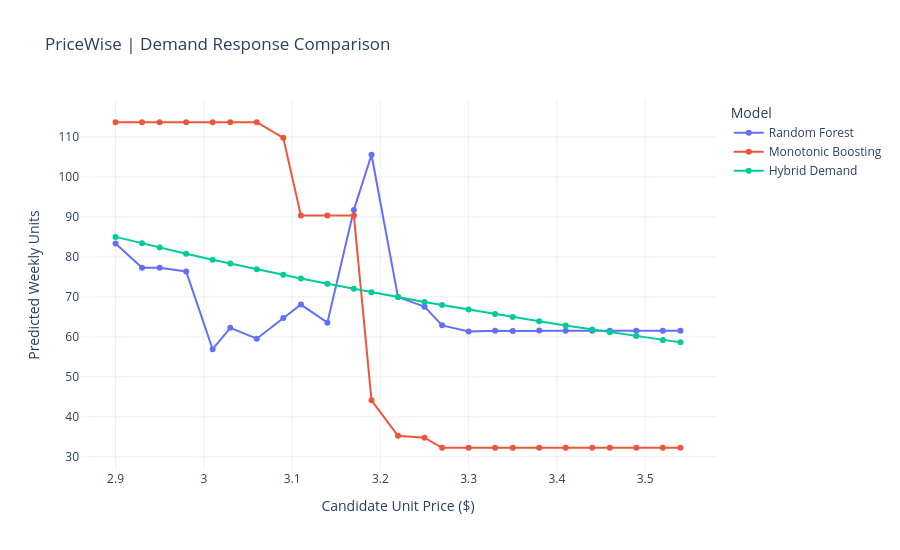

The notebook cell saved with this chart:
### Code cell
# Cell 12 — Compare all three price-response models

hybrid_units = hybrid_predict(scenarios)

curves = pd.DataFrame({
    "Candidate Price": prices,
    "Random Forest": predicted_units,
    "Monotonic Boosting": constrained_units,
    "Hybrid Demand": hybrid_units,
})

long_curves = curves.melt(
    id_vars="Candidate Price",
    var_name="Model",
    value_name="Predicted Units",
)

fig = px.line(
    long_curves,
    x="Candidate Price",
    y="Predicted Units",
    color="Model",
    markers=True,
    title="PriceWise | Demand Response Comparison",
    labels={
        "Candidate Price": "Candidate Unit Price ($)",
        "Predicted Units": "Predicted Weekly Units",
    },
)

fig.update_layout(
    template="plotly_white",
    height=550,
    hovermode="x unified",
)

fig.show()

# Price-response diagnostics
hybrid_violations = int(
    (np.diff(hybrid_units) > 1e-8).sum()
)

print("\nPRICEWISE | HYBRID DIAGNOSTICS")
print("=" * 40)

print(
    "Estimated Cheerios elasticity:",
    round(estimated_elasticities[CHEERIOS_UPC], 3)
)

print(
    "Estimated Corn Flakes elasticity:",
    round(estimated_elasticities[CORN_FLAKES_UPC], 3)
)

print(
    "Hybrid upward price-response violations:",
    hybrid_violations,
)

print(
    "Hybrid predicted-demand range:",
    round(float(np.ptp(hybrid_units)), 2),
)

if any(
    value >= 0
    for value in estimated_elasticities.values()
):
    print(
        "WARNING: Nonnegative elasticity detected. "
        "Pricing model is not approved."
    )
else:
    print(
        "Both fitted elasticities are negative. "
        "Further validation is still required."
    )

### Figure 1 — Plotly figure (JSON) as saved in the notebook; plotly's stock layout.template omitted (floating-point values rounded to 4 significant figures)
{"data": [{"hovertemplate": "Model=Random Forest<br>Candidate Unit Price ($)=%{x}<br>Predicted Weekly Units=%{y}<extra></extra>", "legendgroup": "Random Forest", "line": {"color": "#636efa", "dash": "solid"}, "marker": {"symbol": "circle"}, "mode": "lines+markers", "name": "Random Forest", "orientation": "v", "showlegend": true, "type": "scatter", "x": [2.9, 2.93, 2.95, 2.98, 3.01, 3.03, 3.06, 3.09, 3.11, 3.14, 3.17, 3.19, 3.22, 3.25, 3.27, 3.3, 3.33, 3.35, 3.38, 3.41, 3.44, 3.46, 3.49, 3.52, 3.54], "xaxis": "x", "y": [83.36, 77.26, 77.26, 76.34, 56.9, 62.24, 59.53, 64.69, 68.07, 63.54, 91.75, 105.5, 69.93, 67.54, 62.86, 61.33, 61.53, 61.47, 61.57, 61.54, 61.54, 61.54, 61.54, 61.54, 61.54], "yaxis": "y"}, {"hovertemplate": "Model=Monotonic Boosting<br>Candidate Unit Price ($)=%{x}<br>Predicted Weekly Units=%{y}<extra></extra>", "legendgroup": "Monotonic Boosting", "line": {"color": "#EF553B", "dash": "solid"}, "marker": {"symbol": "circle"}, "mode": "lines+markers", "name": "Monotonic Boosting", "orientation": "v", "showlegend": true, "type": "scatter", "x": [2.9, 2.93, 2.95, 2.98, 3.01, 3.03, 3.06, 3.09, 3.11, 3.14, 3.17, 3.19, 3.22, 3.25, 3.27, 3.3, 3.33, 3.35, 3.38, 3.41, 3.44, 3.46, 3.49, 3.52, 3.54], "xaxis": "x", "y": [113.7, 113.7, 113.7, 113.7, 113.7, 113.7, 113.7, 109.8, 90.33, 90.33, 90.33, 44.1, 35.25, 34.76, 32.25, 32.25, 32.25, 32.25, 32.25, 32.25, 32.25, 32.25, 32.25, 32.25, 32.25], "yaxis": "y"}, {"hovertemplate": "Model=Hybrid Demand<br>Candidate Unit Price ($)=%{x}<br>Predicted Weekly Units=%{y}<extra></extra>", "legendgroup": "Hybrid Demand", "line": {"color": "#00cc96", "dash": "solid"}, "marker": {"symbol": "circle"}, "mode": "lines+markers", "name": "Hybrid Demand", "orientation": "v", "showlegend": true, "type": "scatter", "x": [2.9, 2.93, 2.95, 2.98, 3.01, 3.03, 3.06, 3.09, 3.11, 3.14, 3.17, 3.19, 3.22, 3.25, 3.27, 3.3, 3.33, 3.35, 3.38, 3.41, 3.44, 3.46, 3.49, 3.52, 3.54], "xaxis": "x", "y": [84.99, 83.38, 82.33, 80.79, 79.3, 78.32, 76.9, 75.51, 74.61, 73.29, 72.0, 71.16, 69.93, 68.73, 67.95, 66.8, 65.69, 64.96, 63.89, 62.84, 61.83, 61.16, 60.18, 59.23, 58.61], "yaxis": "y"}], "layout": {"height": 550, "hovermode": "x unified", "legend": {"title": {"text": "Model"}, "tracegroupgap": 0}, "title": {"text": "PriceWise | Demand Response Comparison"}, "xaxis": {"anchor": "y", "domain": [0, 1], "title": {"text": "Candidate Unit Price ($)"}}, "yaxis": {"anchor": "x", "domain": [0, 1], "title": {"text": "Predicted Weekly Units"}}}}
